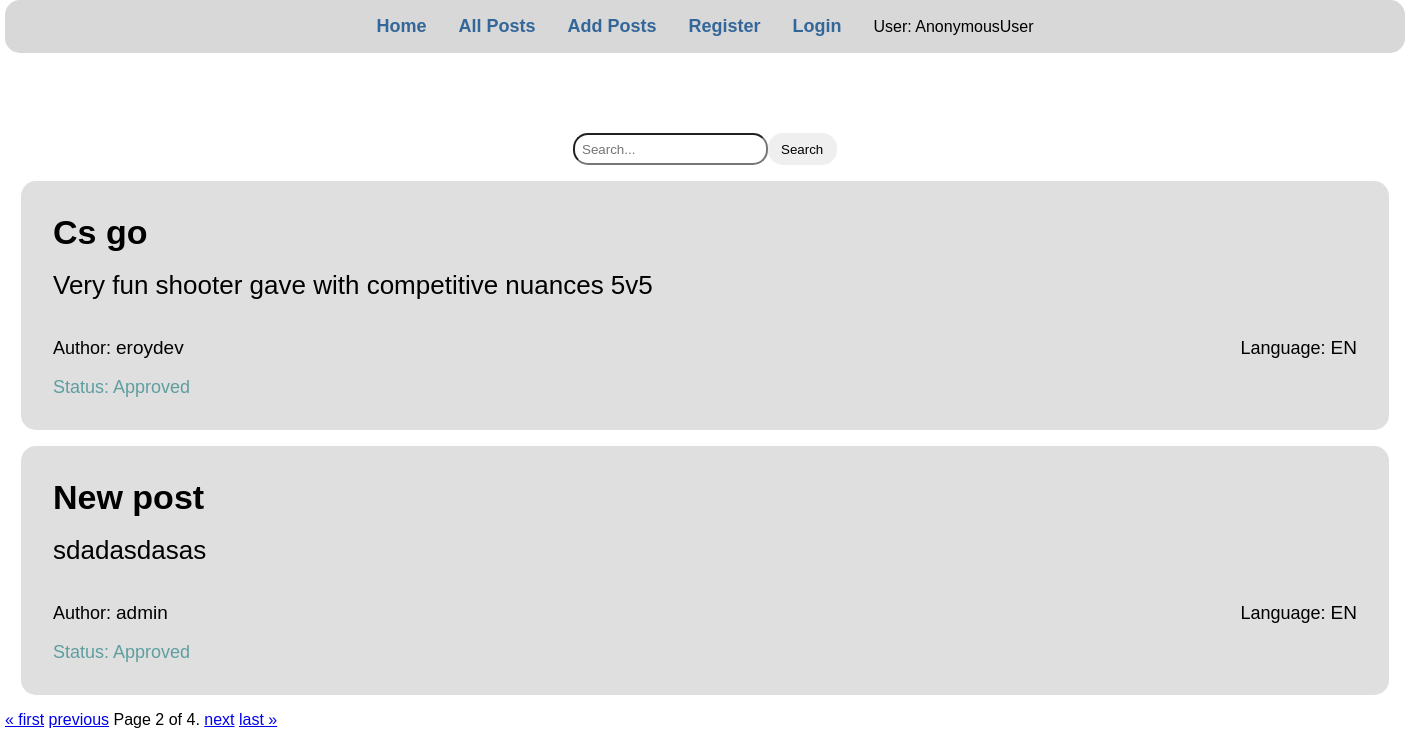
The app's page /posts/?page=2 with its own data.
### posts/models.py (models this page shows, shortened)
class Post(models.Model):
    LANGUAGES_CHOICES = (
        ('BG', 'Bulgarian'),
        ('EN', 'English')
    )
    title = models.CharField(
        max_length=100,
    )
    content = models.TextField(
        validators=[BadLanguageValidator]
    )
    author = models.ForeignKey(
        to=UserModel,
        on_delete=models.CASCADE
    )
    created_at = models.DateTimeField(
        auto_now_add=True
    )
    languages = models.CharField(
        max_length=100,
        choices=LANGUAGES_CHOICES,
    )
    approved = models.BooleanField(
        default=False,
    )
    class Meta:
        permissions = [
            ('can_approve_posts', 'Can approve posts'),
        ]

### accounts/models.py (models this page shows)
class CustomUser(AbstractUser):
    points = models.IntegerField(default=0)

### posts/views.py (the view)
# urls.py: path('', views.DashboardView.as_view(), name='show_posts'),
class DashboardView(ListView, FormView):
    template_name = 'posts.html'
    form_class = SearchForm
    success_url = reverse_lazy('show_posts')
    context_object_name = 'posts'
    model = Post
    paginate_by = 2
    extra_context = {
        'static_time': datetime.now()
    }
    def get_context_data(self, **kwargs):
        context = super().get_context_data(**kwargs)
        context['dynamic_time'] = datetime.now(),
        return context
    def get_queryset(self): # I take the query from the form
        queryset = self.model.objects.all()
        if 'posts.can_approve_posts' not in self.request.user.get_group_permissions() or not self.request.user.has_perm('posts.can_approve_posts'):
            queryset = queryset.filter(approved=True)
        if 'query' in self.request.GET:
            query = self.request.GET.get('query')
            queryset = queryset.filter(title__icontains=query)
        return queryset

### posts/forms.py
class SearchForm(forms.Form):
    query = forms.CharField(
        label='',
        required=True,
        max_length=10,
        error_messages={ # Taka naglasqm error messages tuk
            'required': 'Please write something',
            'max_length': 'The max length is 10'
        },
        widget=forms.TextInput(
            attrs={
                'placeholder': "Search..."
            }
        )
    )

### templates/posts.html (shortened to what this page needs)
{% extends 'base.html' %}
{% block page_content %}
<section>
    <form class="form" action="{% url 'show_posts' %}" method="GET">
        <div>
            {{ form }}
        </div>
        <button>Search</button>
    </form>
    {% for post in posts %}
        <div class="post-item" onClick="window.location.href='{% url 'details_post' post.id %}'">
            <p ><span class="post-title">{{ post.title }}</span></p>
            <p ><span class="post-content">{{ post.content }}</span></p>
            <div class="row">
                <p>Author: <span class="post-author">{{ post.author }}</span></p>
                <p>Language: <span class="post-language">{{ post.languages }}</span></p>
            </div>
            {% if post.approved %}
                <p class="post-status">Status: Approved</p>
            {% else %}
                <p class="post-status">Status: Not approved</p>
            {% endif %}
        </div>
    {% endfor %}
    <div class="pagination">
         <span class="step-links">
             {% if page_obj.has_previous %}
                 <a href="?page=1">&laquo; first</a>
                 <a href="?page={{ page_obj.previous_page_number }}">previous</a>
             {% endif %}
         <span class="current">
            Page {{ page_obj.number }} of {{ page_obj.paginator.num_pages }}.
         </span>
             {% if page_obj.has_next %}
                 <a href="?page={{ page_obj.next_page_number }}">next</a>
                 <a href="?page={{ page_obj.paginator.num_pages }}">last &raquo;</a>
             {% endif %}
         </span>
    </div>
</section>
{% endblock %}

### templates/base.html (shortened to what this page needs)
{% load static %}
<!doctype html>
<html lang="en">
<head>
    <link rel="stylesheet" href="{% static 'css/styles.css' %}">
</head>
<body>
    <header>
        {% include 'nav.html' %}
    </header>
    <main>
        {% block page_content %}
        {% endblock %}
    </main>
</body>
</html>

### templates/nav.html (shortened to what this page needs)
<div>
    <ul class="nav">
        <li><a href="{% url 'home' %}">Home</a></li>
        <li><a href="{% url 'show_posts' %}">All Posts</a></li>
        <li><a href="{% url 'add_post' %}">Add Posts</a></li>
        {% if not user.is_authenticated %}
            <li><a href="{% url 'register' %}">Register</a></li>
            <li><a href="{% url 'login' %}">Login</a></li>
        {% else %}
            <li><a onclick="event.preventDefault(); document.getElementById('logout-form').submit()" href="#">Logout</a></li>
        {% endif %}
        <li>
            <p>User: {{ request.user }}</p>
        </li>
    </ul>
</div>

### static/css/styles.css (style rules this page uses)
* { padding: 0; margin: 0; font-family: sans-serif; }
body { width: 1400px; margin: 0 auto; }

### static/css/posts.css (style rules this page uses)
.post-item { margin: 1em; padding: 2em; background-color: #dfdfdf; border-radius: 15px; }
.post-item p { font-size: 18px; }
.post-item p:nth-of-type(2) { padding: 1em 0; }
.post-title { font-size: 34px; font-weight: bolder; }
.post-content { font-size: 26px; }
.post-author, .post-language { font-size: 19px; }
.post-item .row { display: flex; justify-content: space-between; align-items: center; }
.post-status { display: flex; color: cadetblue; }

### static/css/nav.css (style rules this page uses)
.nav { display: flex; list-style: none; padding: 1em; margin-bottom: 5em; justify-content: center; gap: 2em; background-color: #d8d8d8; border-radius: 15px; align-items: center; }
.nav a { font-weight: bold; font-size: 18px; text-decoration: none; color: #369; }

### static/css/forms.css (style rules this page uses)
.form { display: flex; justify-content: center; }
.form button { border-radius: 15px; border: none; padding: 0.5em 1em; cursor: pointer; }
.form input { padding: 0.5em; border-radius: 15px; }

### records on screen
Post: title "Cs go", content "Very fun shooter gave with competitive nuances 5v5", author "eroydev", languages "EN", approved "Status: Approved"
Post: title "New post", content "sdadasdasas", author "admin", languages "EN", approved "Status: Approved"

### other values on screen
{{ request.user }} "AnonymousUser"
{{ page_obj.number }} "2"
{{ page_obj.paginator.num_pages }} "4"
